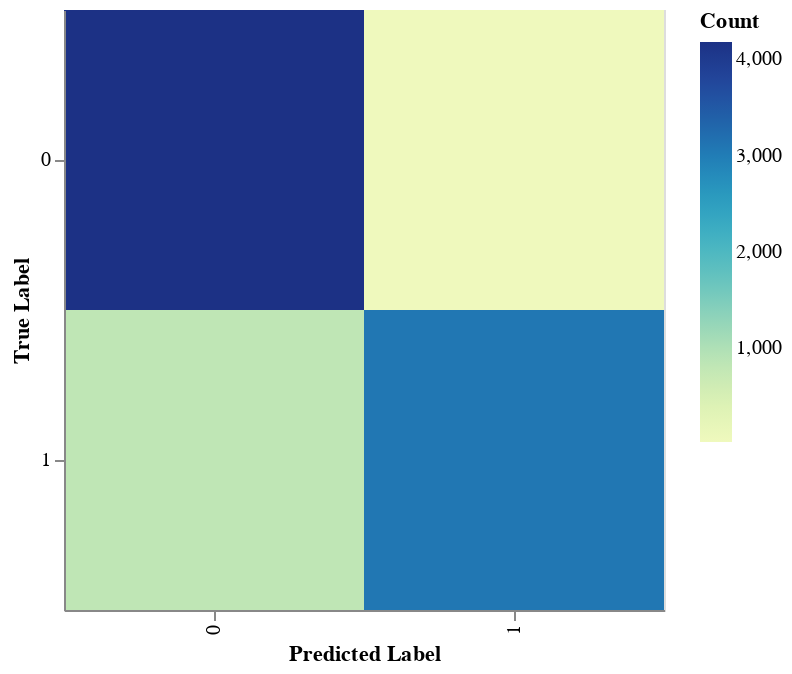

The notebook cell this image was saved under:
### Code cell
cf_matrix = confusion_matrix(encoded_y, clusters)
cf_df = DataFrame({
    'True Label': np.repeat(np.arange(cf_matrix.shape[0]), cf_matrix.shape[1]),
    'Predicted Label': np.tile(np.arange(cf_matrix.shape[1]), cf_matrix.shape[0]),
    'Count': cf_matrix.flatten()
})

heatmap = alt.Chart(cf_df).mark_rect().encode(
    x='Predicted Label:O',
    y='True Label:O',
    color='Count:Q',
    tooltip=['True Label', 'Predicted Label', 'Count']
).properties(
    width=300,
    height=300
)

heatmap

### Figure 1 — Vega-Lite specification as saved in the notebook (floating-point values rounded to 4 significant figures)
{"config": {"view": {"continuousWidth": 300, "continuousHeight": 300}}, "data": {"name": "data-269fe9c3b1c9308e366c645f885b39ad"}, "mark": {"type": "rect"}, "encoding": {"color": {"field": "Count", "type": "quantitative"}, "tooltip": [{"field": "True Label", "type": "quantitative"}, {"field": "Predicted Label", "type": "quantitative"}, {"field": "Count", "type": "quantitative"}], "x": {"field": "Predicted Label", "type": "ordinal"}, "y": {"field": "True Label", "type": "ordinal"}}, "height": 300, "width": 300, "$schema": "https://vega.github.io/schema/vega-lite/v5.20.1.json", "datasets": {"data-269fe9c3b1c9308e366c645f885b39ad": [{"True Label": 0, "Predicted Label": 0, "Count": 4180}, {"True Label": 0, "Predicted Label": 1, "Count": 28}, {"True Label": 1, "Predicted Label": 0, "Count": 828}, {"True Label": 1, "Predicted Label": 1, "Count": 3088}]}}
